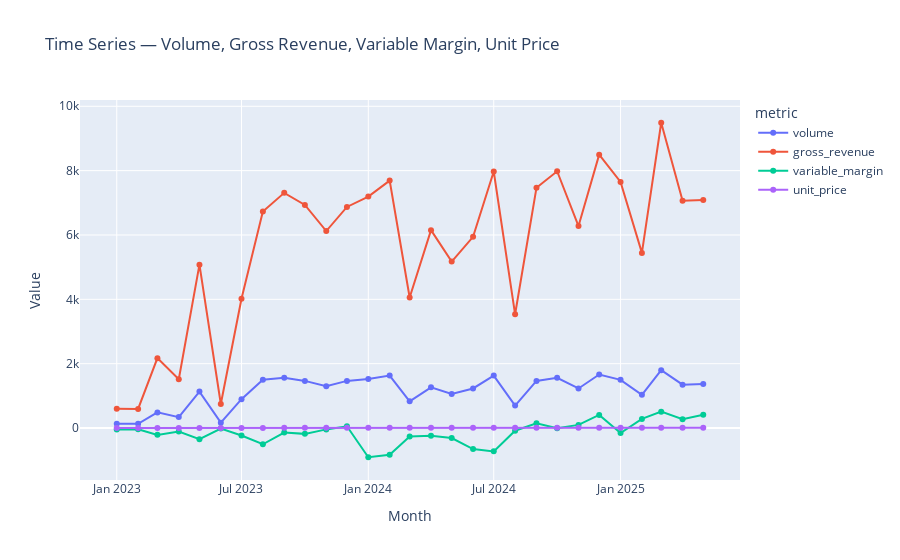
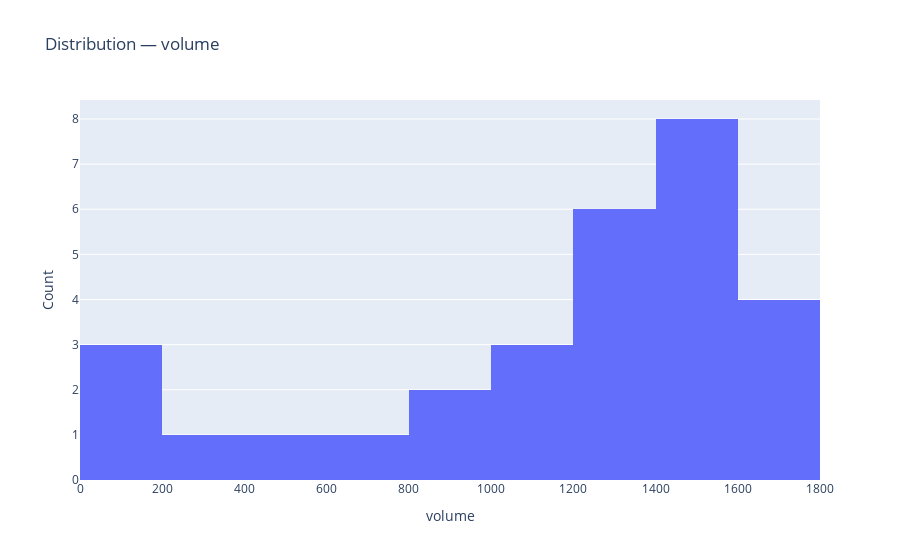
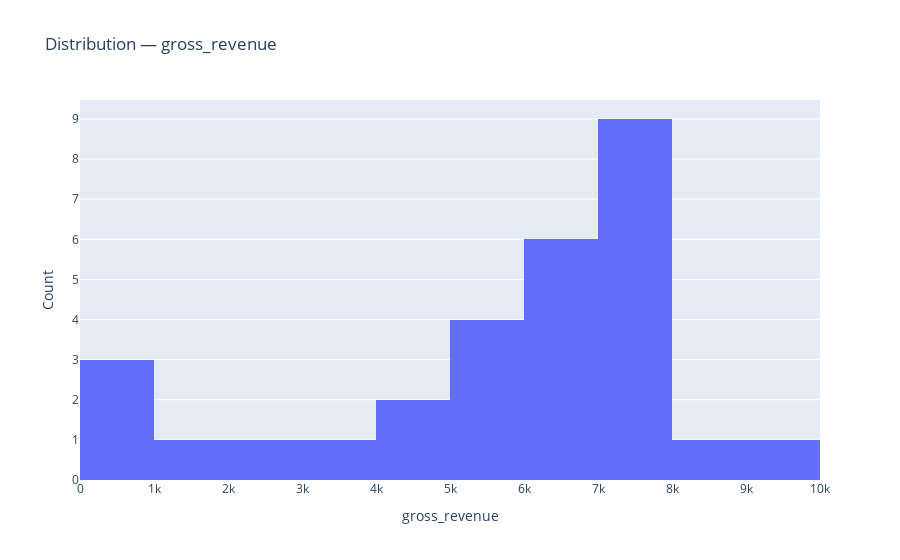
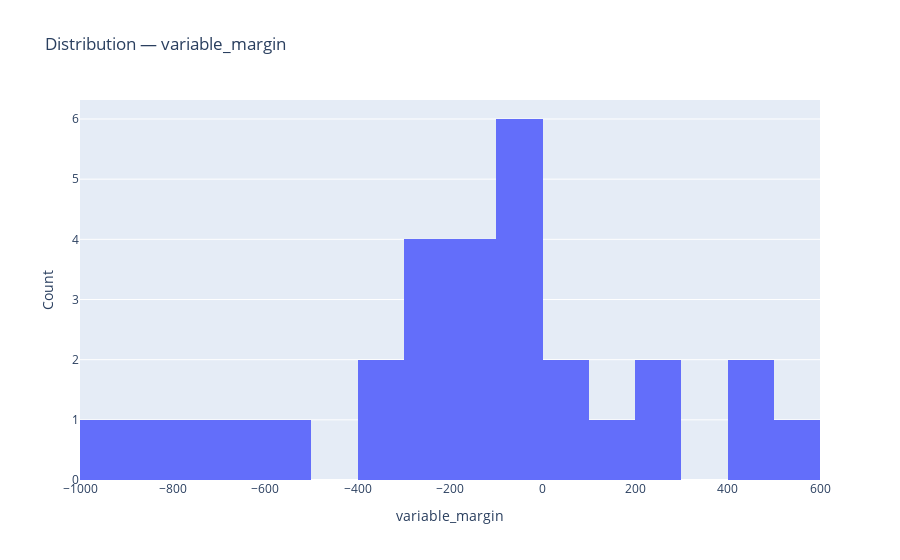

The code cell stored with these charts, in order, in its notebook:
### Code cell
# =========================
# EDA for a single product/cluster (time-aware, interactive)
# =========================

import pandas as pd
import numpy as np
import plotly.express as px
import plotly.graph_objects as go

# -------- 0) Build an English, time-indexed analytical view --------
df_cut = df_cut.copy()

# Detect date column (robust to different spellings)
date_candidates = ["depara_mss", "depara_mess", "depara_mêss", "depara_mes", "mes", "data", "month"]
date_col = next((c for c in date_candidates if c in df_cut.columns), None)
if date_col is None:
    raise ValueError("No date column found in df_cut.")

# Map key numeric columns (robust to alternatives)
def first_existing(candidates):
    return next((c for c in candidates if c in df_cut.columns), None)

col_gross = first_existing(["gross_revenue", "receita_bruta", "grossrevenue", "gross_revenue_r$"])
col_vol   = first_existing(["volume", "vol_mtd_uc", "vol_uc", "qtd", "quantidade"])
col_mv    = first_existing(["variable_margin", "margem_variavel", "margem", "var_margin"])

if any(c is None for c in [col_gross, col_vol, col_mv]):
    raise ValueError("Missing one of: gross_revenue / volume / variable_margin in df_cut.")

# Assemble tidy frame
df = pd.DataFrame({
    "month": pd.to_datetime(df_cut[date_col]).dt.to_period("M").dt.to_timestamp(),
    "gross_revenue": pd.to_numeric(df_cut[col_gross], errors="coerce"),
    "volume": pd.to_numeric(df_cut[col_vol], errors="coerce"),
    "variable_margin": pd.to_numeric(df_cut[col_mv], errors="coerce"),
})

# Basic cleaning rules for EDA
df = df.sort_values("month").reset_index(drop=True)
df = df[(df["volume"] > 0) & df["gross_revenue"].notna() & df["variable_margin"].notna()].copy()
df["unit_price"] = df["gross_revenue"] / df["volume"]
df["margin_per_unit"] = np.where(df["volume"] > 0, df["variable_margin"] / df["volume"], np.nan)
df["month_num"] = df["month"].dt.month

# -------- 1) Quick checks --------
print(f"Rows: {len(df)} | Time span: {df['month'].min().date()} → {df['month'].max().date()}")
print("\nMissing values by column:")
print(df[["gross_revenue","volume","variable_margin","unit_price","margin_per_unit"]].isna().sum())

display(df[["month","gross_revenue","volume","variable_margin","unit_price","margin_per_unit"]].describe().T)

# -------- 2) Time series (interactive) --------
metrics_long = df.melt(
    id_vars="month",
    value_vars=["volume", "gross_revenue", "variable_margin", "unit_price"],
    var_name="metric", value_name="value"
)

fig_ts = px.line(
    metrics_long, x="month", y="value", color="metric",
    title="Time Series — Volume, Gross Revenue, Variable Margin, Unit Price",
    markers=True
)
fig_ts.update_layout(hovermode="x unified", xaxis_title="Month", yaxis_title="Value")
fig_ts.show()

# -------- 3) Distributions (histograms) --------
for col in ["volume", "gross_revenue", "variable_margin", "unit_price", "margin_per_unit"]:
    fig_h = px.histogram(df, x=col, nbins=15, title=f"Distribution — {col}")
    fig_h.update_layout(xaxis_title=col, yaxis_title="Count")
    fig_h.show()

# -------- 4) Seasonality (boxplot by calendar month) --------
for col in ["volume", "gross_revenue", "variable_margin", "unit_price"]:
    fig_b = px.box(df, x="month_num", y=col, points="all",
                   title=f"Seasonality — {col} by calendar month (1=Jan ... 12=Dec)")
    fig_b.update_layout(xaxis_title="Calendar month", yaxis_title=col)
    fig_b.show()

# -------- 5) Price–Volume sensitivity (scatter with OLS trendline) --------
fig_sc = px.scatter(
    df, x="unit_price", y="volume", trendline="ols",
    title="Price–Volume Sensitivity (Unit Price vs Volume)"
)
fig_sc.update_traces(marker=dict(size=8, opacity=0.8))
fig_sc.update_layout(xaxis_title="Unit Price", yaxis_title="Volume")
fig_sc.show()

# -------- 6) Revenue decomposition check (optional sanity) --------
# Plot: Revenue vs (Unit Price × Volume) — should be identical within rounding; useful to spot issues
df["pxv"] = df["unit_price"] * df["volume"]
fig_r = go.Figure()
fig_r.add_trace(go.Scatter(x=df["month"], y=df["gross_revenue"], mode="lines+markers", name="Gross Revenue"))
fig_r.add_trace(go.Scatter(x=df["month"], y=df["pxv"], mode="lines+markers", name="Unit Price × Volume"))
fig_r.update_layout(title="Revenue identity check: Gross Revenue vs Unit Price × Volume",
                    xaxis_title="Month", yaxis_title="Value")
fig_r.show()

### Figure 1 — Plotly figure (JSON) as saved in the notebook; plotly's stock layout.template omitted (floating-point values rounded to 4 significant figures)
{"data": [{"hovertemplate": "metric=volume<br>month=%{x}<br>value=%{y}<extra></extra>", "legendgroup": "volume", "line": {"color": "#636efa", "dash": "solid"}, "marker": {"symbol": "circle"}, "mode": "lines+markers", "name": "volume", "orientation": "v", "showlegend": true, "type": "scatter", "x": ["2023-01-01T00:00:00", "2023-02-01T00:00:00", "2023-03-01T00:00:00", "2023-04-01T00:00:00", "2023-05-01T00:00:00", "2023-06-01T00:00:00", "2023-07-01T00:00:00", "2023-08-01T00:00:00", "2023-09-01T00:00:00", "2023-10-01T00:00:00", "2023-11-01T00:00:00", "2023-12-01T00:00:00", "2024-01-01T00:00:00", "2024-02-01T00:00:00", "2024-03-01T00:00:00", "2024-04-01T00:00:00", "2024-05-01T00:00:00", "2024-06-01T00:00:00", "2024-07-01T00:00:00", "2024-08-01T00:00:00", "2024-09-01T00:00:00", "2024-10-01T00:00:00", "2024-11-01T00:00:00", "2024-12-01T00:00:00", "2025-01-01T00:00:00", "2025-02-01T00:00:00", "2025-03-01T00:00:00", "2025-04-01T00:00:00", "2025-05-01T00:00:00"], "xaxis": "x", "y": [133.2, 133.2, 486.2, 338.8, 1132.0, 166.5, 896.4, 1501.0, 1564.0, 1465.0, 1298.0, 1465.0, 1522.0, 1630.0, 829.8, 1264.0, 1061.0, 1230.0, 1630.0, 697.6, 1464.0, 1563.0, 1230.0, 1665.0, 1498.0, 1032.0, 1797.0, 1348.0, 1365.0], "yaxis": "y"}, {"hovertemplate": "metric=gross_revenue<br>month=%{x}<br>value=%{y}<extra></extra>", "legendgroup": "gross_revenue", "line": {"color": "#EF553B", "dash": "solid"}, "marker": {"symbol": "circle"}, "mode": "lines+markers", "name": "gross_revenue", "orientation": "v", "showlegend": true, "type": "scatter", "x": ["2023-01-01T00:00:00", "2023-02-01T00:00:00", "2023-03-01T00:00:00", "2023-04-01T00:00:00", "2023-05-01T00:00:00", "2023-06-01T00:00:00", "2023-07-01T00:00:00", "2023-08-01T00:00:00", "2023-09-01T00:00:00", "2023-10-01T00:00:00", "2023-11-01T00:00:00", "2023-12-01T00:00:00", "2024-01-01T00:00:00", "2024-02-01T00:00:00", "2024-03-01T00:00:00", "2024-04-01T00:00:00", "2024-05-01T00:00:00", "2024-06-01T00:00:00", "2024-07-01T00:00:00", "2024-08-01T00:00:00", "2024-09-01T00:00:00", "2024-10-01T00:00:00", "2024-11-01T00:00:00", "2024-12-01T00:00:00", "2025-01-01T00:00:00", "2025-02-01T00:00:00", "2025-03-01T00:00:00", "2025-04-01T00:00:00", "2025-05-01T00:00:00"], "xaxis": "x", "y": [595.9, 594.8, 2171.0, 1516.0, 5076.0, 746.9, 4018.0, 6728.0, 7309.0, 6933.0, 6123.0, 6871.0, 7195.0, 7690.0, 4057.0, 6150.0, 5173.0, 5942.0, 7972.0, 3535.0, 7468.0, 7980.0, 6277.0, 8497.0, 7650.0, 5444.0, 9488.0, 7066.0, 7084.0], "yaxis": "y"}, {"hovertemplate": "metric=variable_margin<br>month=%{x}<br>value=%{y}<extra></extra>", "legendgroup": "variable_margin", "line": {"color": "#00cc96", "dash": "solid"}, "marker": {"symbol": "circle"}, "mode": "lines+markers", "name": "variable_margin", "orientation": "v", "showlegend": true, "type": "scatter", "x": ["2023-01-01T00:00:00", "2023-02-01T00:00:00", "2023-03-01T00:00:00", "2023-04-01T00:00:00", "2023-05-01T00:00:00", "2023-06-01T00:00:00", "2023-07-01T00:00:00", "2023-08-01T00:00:00", "2023-09-01T00:00:00", "2023-10-01T00:00:00", "2023-11-01T00:00:00", "2023-12-01T00:00:00", "2024-01-01T00:00:00", "2024-02-01T00:00:00", "2024-03-01T00:00:00", "2024-04-01T00:00:00", "2024-05-01T00:00:00", "2024-06-01T00:00:00", "2024-07-01T00:00:00", "2024-08-01T00:00:00", "2024-09-01T00:00:00", "2024-10-01T00:00:00", "2024-11-01T00:00:00", "2024-12-01T00:00:00", "2025-01-01T00:00:00", "2025-02-01T00:00:00", "2025-03-01T00:00:00", "2025-04-01T00:00:00", "2025-05-01T00:00:00"], "xaxis": "x", "y": [-48.91, -37.95, -212.7, -110.2, -349.6, -18.44, -231.3, -504.7, -142.5, -181.7, -42.42, 54.65, -908.4, -833.7, -262.6, -237.2, -310.7, -653.8, -725.7, -83.01, 146.0, -3.718, 97.55, 407.3, -155.4, 283.6, 509.0, 275.9, 409.5], "yaxis": "y"}, {"hovertemplate": "metric=unit_price<br>month=%{x}<br>value=%{y}<extra></extra>", "legendgroup": "unit_price", "line": {"color": "#ab63fa", "dash": "solid"}, "marker": {"symbol": "circle"}, "mode": "lines+markers", "name": "unit_price", "orientation": "v", "showlegend": true, "type": "scatter", "x": ["2023-01-01T00:00:00", "2023-02-01T00:00:00", "2023-03-01T00:00:00", "2023-04-01T00:00:00", "2023-05-01T00:00:00", "2023-06-01T00:00:00", "2023-07-01T00:00:00", "2023-08-01T00:00:00", "2023-09-01T00:00:00", "2023-10-01T00:00:00", "2023-11-01T00:00:00", "2023-12-01T00:00:00", "2024-01-01T00:00:00", "2024-02-01T00:00:00", "2024-03-01T00:00:00", "2024-04-01T00:00:00", "2024-05-01T00:00:00", "2024-06-01T00:00:00", "2024-07-01T00:00:00", "2024-08-01T00:00:00", "2024-09-01T00:00:00", "2024-10-01T00:00:00", "2024-11-01T00:00:00", "2024-12-01T00:00:00", "2025-01-01T00:00:00", "2025-02-01T00:00:00", "2025-03-01T00:00:00", "2025-04-01T00:00:00", "2025-05-01T00:00:00"], "xaxis": "x", "y": [4.474, 4.467, 4.466, 4.474, 4.485, 4.487, 4.483, 4.483, 4.672, 4.733, 4.716, 4.691, 4.728, 4.718, 4.889, 4.865, 4.874, 4.832, 4.892, 5.068, 5.1, 5.106, 5.104, 5.104, 5.107, 5.275, 5.279, 5.241, 5.191], "yaxis": "y"}], "layout": {"hovermode": "x unified", "legend": {"title": {"text": "metric"}, "tracegroupgap": 0}, "title": {"text": "Time Series — Volume, Gross Revenue, Variable Margin, Unit Price"}, "xaxis": {"anchor": "y", "domain": [0, 1], "title": {"text": "Month"}}, "yaxis": {"anchor": "x", "domain": [0, 1], "title": {"text": "Value"}}}}

### Figure 2 — Plotly figure (JSON) as saved in the notebook; plotly's stock layout.template omitted (floating-point values rounded to 4 significant figures)
{"data": [{"bingroup": "x", "hovertemplate": "volume=%{x}<br>count=%{y}<extra></extra>", "legendgroup": "", "marker": {"color": "#636efa", "pattern": {"shape": ""}}, "name": "", "nbinsx": 15, "orientation": "v", "showlegend": false, "type": "histogram", "x": [133.2, 133.2, 486.2, 338.8, 1132.0, 166.5, 896.4, 1501.0, 1564.0, 1465.0, 1298.0, 1465.0, 1522.0, 1630.0, 829.8, 1264.0, 1061.0, 1230.0, 1630.0, 697.6, 1464.0, 1563.0, 1230.0, 1665.0, 1498.0, 1032.0, 1797.0, 1348.0, 1365.0], "xaxis": "x", "yaxis": "y"}], "layout": {"barmode": "relative", "legend": {"tracegroupgap": 0}, "title": {"text": "Distribution — volume"}, "xaxis": {"anchor": "y", "domain": [0, 1], "title": {"text": "volume"}}, "yaxis": {"anchor": "x", "domain": [0, 1], "title": {"text": "Count"}}}}

### Figure 3 — Plotly figure (JSON) as saved in the notebook; plotly's stock layout.template omitted (floating-point values rounded to 4 significant figures)
{"data": [{"bingroup": "x", "hovertemplate": "gross_revenue=%{x}<br>count=%{y}<extra></extra>", "legendgroup": "", "marker": {"color": "#636efa", "pattern": {"shape": ""}}, "name": "", "nbinsx": 15, "orientation": "v", "showlegend": false, "type": "histogram", "x": [595.9, 594.8, 2171.0, 1516.0, 5076.0, 746.9, 4018.0, 6728.0, 7309.0, 6933.0, 6123.0, 6871.0, 7195.0, 7690.0, 4057.0, 6150.0, 5173.0, 5942.0, 7972.0, 3535.0, 7468.0, 7980.0, 6277.0, 8497.0, 7650.0, 5444.0, 9488.0, 7066.0, 7084.0], "xaxis": "x", "yaxis": "y"}], "layout": {"barmode": "relative", "legend": {"tracegroupgap": 0}, "title": {"text": "Distribution — gross_revenue"}, "xaxis": {"anchor": "y", "domain": [0, 1], "title": {"text": "gross_revenue"}}, "yaxis": {"anchor": "x", "domain": [0, 1], "title": {"text": "Count"}}}}

### Figure 4 — Plotly figure (JSON) as saved in the notebook; plotly's stock layout.template omitted (floating-point values rounded to 4 significant figures)
{"data": [{"bingroup": "x", "hovertemplate": "variable_margin=%{x}<br>count=%{y}<extra></extra>", "legendgroup": "", "marker": {"color": "#636efa", "pattern": {"shape": ""}}, "name": "", "nbinsx": 15, "orientation": "v", "showlegend": false, "type": "histogram", "x": [-48.91, -37.95, -212.7, -110.2, -349.6, -18.44, -231.3, -504.7, -142.5, -181.7, -42.42, 54.65, -908.4, -833.7, -262.6, -237.2, -310.7, -653.8, -725.7, -83.01, 146.0, -3.718, 97.55, 407.3, -155.4, 283.6, 509.0, 275.9, 409.5], "xaxis": "x", "yaxis": "y"}], "layout": {"barmode": "relative", "legend": {"tracegroupgap": 0}, "title": {"text": "Distribution — variable_margin"}, "xaxis": {"anchor": "y", "domain": [0, 1], "title": {"text": "variable_margin"}}, "yaxis": {"anchor": "x", "domain": [0, 1], "title": {"text": "Count"}}}}
